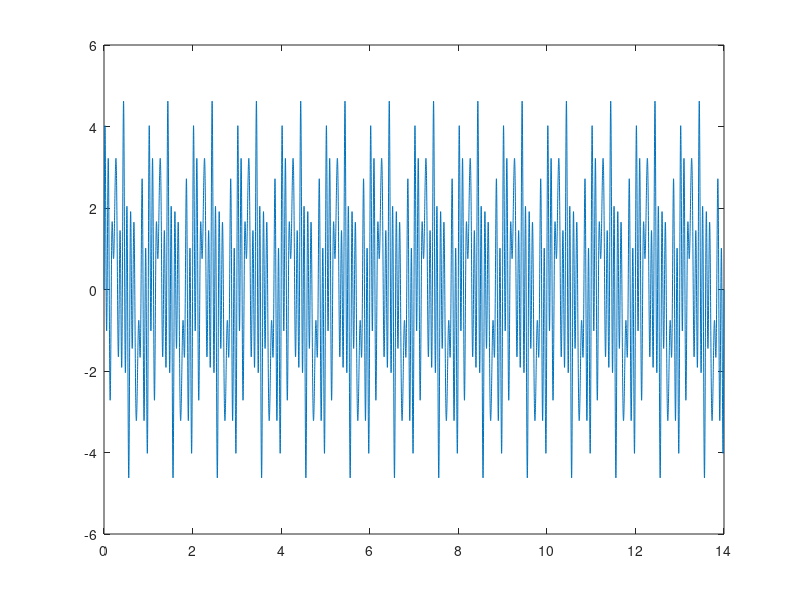

Write MATLAB code to recreate this figure.
%% Copyright (C) 2001 Alceo Carta Neto
%%
%% This file is part of Octave.
%%
%% Octave is free software; you can redistribute it and/or modify it
%% under the terms of the GNU General Public License as published by
%% the Free Software Foundation; either version 2, or (at your option)
%% any later version.
%%
%% Octave is distributed in the hope that it will be useful, but
%% WITHOUT ANY WARRANTY; without even the implied warranty of
%% MERCHANTABILITY or FITNESS FOR A PARTICULAR PURPOSE.  See the GNU
%% General Public License for more details.
%%
%% You should have received a copy of the GNU General Public License
%% along with Octave; see the file COPYING.  If not, write to the Free
%% Software Foundation, 59 Temple Place - Suite 330, Boston, MA
%% 02111-1307, USA.

%% uso: senoide(vp, vn, f, fa, t)
%%
%% Plota uma onda senoidal de freq��ncia 'f' (Hz) , valor de pico
%%positivo 'vp' (V), valor de pico negativo 'vn' (V), intervalo de
%%tempo 't' (s) e freq��ncia de amostragem 'fa' (Hz).

% function [Y]=senoide(vp, vn, f, fa, t)
% 
%     amostras=1:(t*fa); %vetor de amostragem
% 
%     amplitude=(vp-vn)/2; %calcula a amplitude do sinal
% 
%     Y0=(vp+vn)/2; %calcula o deslocamento do sinal em Y
% 
%     Y=Y0+(amplitude*sin((2*pi*f*amostras)/fa)); %calcula onda senoidal
% 
%     %plota gr�fico da sen�ide
%     title('onda senoidal');xlabel('n�mero da amostra');ylabel('amplitude(V)');plot(amostras,Y);grid;
% 
% end

disp(pi);
f = 1;
signal = @(t) (sin(2*pi*f*t)+1.5*sin(2*pi*5*f*t)+2*sin(2*pi*12*f*t)+sin(2*pi*14*f*t));
% signal = @(t) (sin(2*pi*f*t));

times = 0:0.001:14;

values = signal(times);

plot(times, values);


